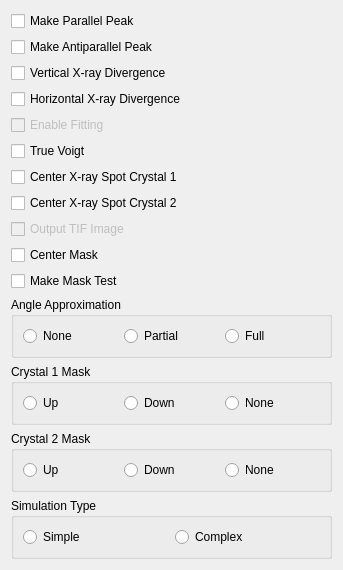
           <widget class="QWidget" name="scrollAreaWidgetContents">
            <property name="geometry">
             <rect>
              <x>0</x>
              <y>0</y>
              <width>343</width>
              <height>501</height>
             </rect>
            </property>
            <layout class="QVBoxLayout" name="verticalLayout_3">
             <item>
              <widget class="QCheckBox" name="make_parallel">
               <property name="text">
                <string>Make Parallel Peak</string>
               </property>
              </widget>
             </item>
             <item>
              <widget class="QCheckBox" name="make_antiparallel">
               <property name="text">
                <string>Make Antiparallel Peak</string>
               </property>
              </widget>
             </item>
             <item>
              <widget class="QCheckBox" name="vertical_divergence">
               <property name="text">
                <string>Vertical X-ray Divergence</string>
               </property>
              </widget>
             </item>
             <item>
              <widget class="QCheckBox" name="horizontal_divergence">
               <property name="text">
                <string>Horizontal X-ray Divergence</string>
               </property>
              </widget>
             </item>
             <item>
              <widget class="QCheckBox" name="fitting">
               <property name="enabled">
                <bool>false</bool>
               </property>
               <property name="text">
                <string>Enable Fitting</string>
               </property>
              </widget>
             </item>
             <item>
              <widget class="QCheckBox" name="fitting_truev">
               <property name="text">
                <string>True Voigt</string>
               </property>
              </widget>
             </item>
             <item>
              <widget class="QCheckBox" name="center_c1">
               <property name="text">
                <string>Center X-ray Spot Crystal 1</string>
               </property>
              </widget>
             </item>
             <item>
              <widget class="QCheckBox" name="center_c2">
               <property name="text">
                <string>Center X-ray Spot Crystal 2</string>
               </property>
              </widget>
             </item>
             <item>
              <widget class="QCheckBox" name="print_scan">
               <property name="enabled">
                <bool>false</bool>
               </property>
               <property name="text">
                <string>Output TIF Image</string>
               </property>
              </widget>
             </item>
             <item>
              <widget class="QCheckBox" name="center_mask">
               <property name="text">
                <string>Center Mask</string>
               </property>
              </widget>
             </item>
             <item>
              <widget class="QCheckBox" name="test_mask">
               <property name="text">
                <string>Make Mask Test</string>
               </property>
              </widget>
             </item>
             <item>
              <widget class="QGroupBox" name="angle_aprox">
               <property name="title">
                <string>Angle Approximation</string>
               </property>
               <layout class="QHBoxLayout" name="horizontalLayout_3">
                <item>
                 <widget class="QRadioButton" name="aa_none">
                  <property name="text">
                   <string>None</string>
                  </property>
                 </widget>
                </item>
                <item>
                 <widget class="QRadioButton" name="aa_partial">
                  <property name="text">
                   <string>Partial</string>
                  </property>
                 </widget>
                </item>
                <item>
                 <widget class="QRadioButton" name="aa_full">
                  <property name="text">
                   <string>Full</string>
                  </property>
                 </widget>
                </item>
               </layout>
              </widget>
             </item>
             <item>
              <widget class="QGroupBox" name="c1m">
               <property name="title">
                <string>Crystal 1 Mask</string>
               </property>
               <layout class="QHBoxLayout" name="horizontalLayout">
                <item>
                 <widget class="QRadioButton" name="c1m_up">
                  <property name="text">
                   <string>Up</string>
                  </property>
                 </widget>
                </item>
                <item>
                 <widget class="QRadioButton" name="c1m_down">
                  <property name="text">
                   <string>Down</string>
                  </property>
                 </widget>
                </item>
                <item>
                 <widget class="QRadioButton" name="c1m_no">
                  <property name="text">
                   <string>None</string>
                  </property>
                 </widget>
                </item>
               </layout>
              </widget>
             </item>
             <item>
              <widget class="QGroupBox" name="c2m">
               <property name="title">
                <string>Crystal 2 Mask</string>
               </property>
               <layout class="QHBoxLayout" name="horizontalLayout_2">
                <item>
                 <widget class="QRadioButton" name="c2m_up">
                  <property name="text">
                   <string>Up</string>
                  </property>
                 </widget>
                </item>
                <item>
                 <widget class="QRadioButton" name="c2m_down">
                  <property name="text">
                   <string>Down</string>
                  </property>
                 </widget>
                </item>
                <item>
                 <widget class="QRadioButton" name="c2m_no">
                  <property name="text">
                   <string>None</string>
                  </property>
                 </widget>
                </item>
               </layout>
              </widget>
             </item>
             <item>
              <widget class="QGroupBox" name="simtype">
               <property name="title">
                <string>Simulation Type</string>
               </property>
               <layout class="QHBoxLayout" name="horizontalLayout_4">
                <item>
                 <widget class="QRadioButton" name="st_simple">
                  <property name="text">
                   <string>Simple</string>
                  </property>
                 </widget>
                </item>
                <item>
                 <widget class="QRadioButton" name="st_complex">
                  <property name="text">
                   <string>Complex</string>
                  </property>
                 </widget>
                </item>
               </layout>
              </widget>
             </item>
             <item>
              <spacer name="verticalSpacer_2">
               <property name="orientation">
                <enum>Qt::Vertical</enum>
               </property>
               <property name="sizeHint" stdset="0">
                <size>
                 <width>20</width>
                 <height>40</height>
                </size>
               </property>
              </spacer>
             </item>
             <item>
              <spacer name="verticalSpacer">
               <property name="orientation">
                <enum>Qt::Vertical</enum>
               </property>
               <property name="sizeHint" stdset="0">
                <size>
                 <width>20</width>
                 <height>40</height>
                </size>
               </property>
              </spacer>
             </item>
            </layout>
           </widget>
